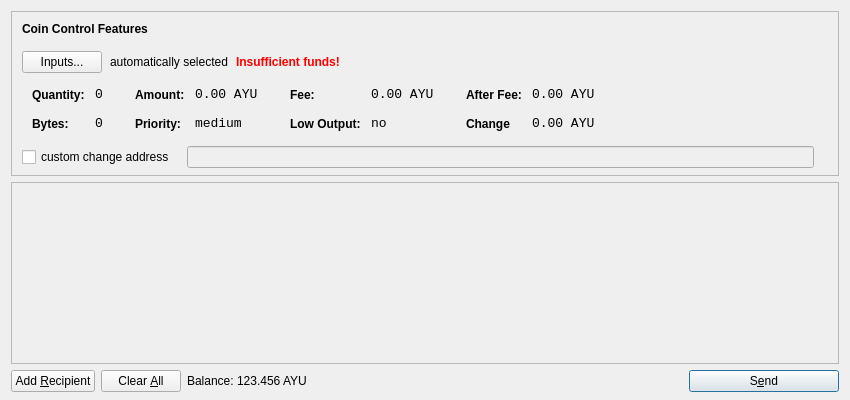
<?xml version="1.0" encoding="UTF-8"?>
<ui version="4.0">
 <class>SendCoinsDialog</class>
 <widget class="QDialog" name="SendCoinsDialog">
  <property name="geometry">
   <rect>
    <x>0</x>
    <y>0</y>
    <width>850</width>
    <height>400</height>
   </rect>
  </property>
  <property name="windowTitle">
   <string>Send Coins</string>
  </property>
  <layout class="QVBoxLayout" name="verticalLayout" stretch="0,1,0">
   <property name="bottomMargin">
    <number>8</number>
   </property>
   <item>
    <widget class="QFrame" name="frameCoinControl">
     <property name="sizePolicy">
      <sizepolicy hsizetype="Expanding" vsizetype="Expanding">
       <horstretch>0</horstretch>
       <verstretch>0</verstretch>
      </sizepolicy>
     </property>
     <property name="maximumSize">
      <size>
       <width>16777215</width>
       <height>16777215</height>
      </size>
     </property>
     <property name="frameShape">
      <enum>QFrame::StyledPanel</enum>
     </property>
     <property name="frameShadow">
      <enum>QFrame::Sunken</enum>
     </property>
     <layout class="QVBoxLayout" name="verticalLayoutCoinControl2">
      <property name="spacing">
       <number>-1</number>
      </property>
      <property name="leftMargin">
       <number>0</number>
      </property>
      <property name="topMargin">
       <number>0</number>
      </property>
      <property name="rightMargin">
       <number>0</number>
      </property>
      <property name="bottomMargin">
       <number>6</number>
      </property>
      <item>
       <layout class="QVBoxLayout" name="verticalLayoutCoinControl" stretch="0,0,0,0,1">
        <property name="spacing">
         <number>0</number>
        </property>
        <property name="leftMargin">
         <number>10</number>
        </property>
        <property name="topMargin">
         <number>10</number>
        </property>
        <item>
         <layout class="QHBoxLayout" name="horizontalLayoutCoinControl1">
          <property name="bottomMargin">
           <number>15</number>
          </property>
          <item>
           <widget class="QLabel" name="labelCoinControlFeatures">
            <property name="sizePolicy">
             <sizepolicy hsizetype="Preferred" vsizetype="Maximum">
              <horstretch>0</horstretch>
              <verstretch>0</verstretch>
             </sizepolicy>
            </property>
            <property name="font">
             <font>
              <weight>75</weight>
              <bold>true</bold>
             </font>
            </property>
            <property name="styleSheet">
             <string notr="true">font-weight:bold;</string>
            </property>
            <property name="text">
             <string>Coin Control Features</string>
            </property>
           </widget>
          </item>
         </layout>
        </item>
        <item>
         <layout class="QHBoxLayout" name="horizontalLayoutCoinControl2" stretch="0,0,0,0">
          <property name="spacing">
           <number>8</number>
          </property>
          <property name="bottomMargin">
           <number>10</number>
          </property>
          <item>
           <widget class="QPushButton" name="pushButtonCoinControl">
            <property name="styleSheet">
             <string notr="true"/>
            </property>
            <property name="text">
             <string>Inputs...</string>
            </property>
           </widget>
          </item>
          <item>
           <widget class="QLabel" name="labelCoinControlAutomaticallySelected">
            <property name="text">
             <string>automatically selected</string>
            </property>
            <property name="margin">
             <number>5</number>
            </property>
           </widget>
          </item>
          <item>
           <widget class="QLabel" name="labelCoinControlInsuffFunds">
            <property name="font">
             <font>
              <weight>75</weight>
              <bold>true</bold>
             </font>
            </property>
            <property name="styleSheet">
             <string notr="true">color:red;font-weight:bold;</string>
            </property>
            <property name="text">
             <string>Insufficient funds!</string>
            </property>
            <property name="margin">
             <number>5</number>
            </property>
           </widget>
          </item>
          <item>
           <spacer name="horizontalSpacerCoinControl">
            <property name="orientation">
             <enum>Qt::Horizontal</enum>
            </property>
            <property name="sizeHint" stdset="0">
             <size>
              <width>40</width>
              <height>1</height>
             </size>
            </property>
           </spacer>
          </item>
         </layout>
        </item>
        <item>
         <widget class="QWidget" name="widgetCoinControl" native="true">
          <property name="sizePolicy">
           <sizepolicy hsizetype="Preferred" vsizetype="Preferred">
            <horstretch>0</horstretch>
            <verstretch>0</verstretch>
           </sizepolicy>
          </property>
          <property name="minimumSize">
           <size>
            <width>0</width>
            <height>0</height>
           </size>
          </property>
          <property name="styleSheet">
           <string notr="true"/>
          </property>
          <layout class="QHBoxLayout" name="horizontalLayoutCoinControl5">
           <property name="margin">
            <number>0</number>
           </property>
           <item>
            <layout class="QHBoxLayout" name="horizontalLayoutCoinControl3" stretch="0,0,0,1">
             <property name="spacing">
              <number>20</number>
             </property>
             <property name="topMargin">
              <number>0</number>
             </property>
             <property name="bottomMargin">
              <number>10</number>
             </property>
             <item>
              <layout class="QFormLayout" name="formLayoutCoinControl1">
               <property name="horizontalSpacing">
                <number>10</number>
               </property>
               <property name="verticalSpacing">
                <number>14</number>
               </property>
               <property name="leftMargin">
                <number>10</number>
               </property>
               <property name="topMargin">
                <number>4</number>
               </property>
               <property name="rightMargin">
                <number>6</number>
               </property>
               <item row="0" column="0">
                <widget class="QLabel" name="labelCoinControlQuantityText">
                 <property name="styleSheet">
                  <string notr="true">font-weight:bold;</string>
                 </property>
                 <property name="text">
                  <string>Quantity:</string>
                 </property>
                 <property name="margin">
                  <number>0</number>
                 </property>
                </widget>
               </item>
               <item row="0" column="1">
                <widget class="QLabel" name="labelCoinControlQuantity">
                 <property name="font">
                  <font>
                   <family>Monospace</family>
                   <pointsize>10</pointsize>
                  </font>
                 </property>
                 <property name="cursor">
                  <cursorShape>IBeamCursor</cursorShape>
                 </property>
                 <property name="contextMenuPolicy">
                  <enum>Qt::ActionsContextMenu</enum>
                 </property>
                 <property name="text">
                  <string>0</string>
                 </property>
                 <property name="margin">
                  <number>0</number>
                 </property>
                 <property name="textInteractionFlags">
                  <set>Qt::LinksAccessibleByMouse|Qt::TextSelectableByKeyboard|Qt::TextSelectableByMouse</set>
                 </property>
                </widget>
               </item>
               <item row="1" column="0">
                <widget class="QLabel" name="labelCoinControlBytesText">
                 <property name="styleSheet">
                  <string notr="true">font-weight:bold;</string>
                 </property>
                 <property name="text">
                  <string>Bytes:</string>
                 </property>
                </widget>
               </item>
               <item row="1" column="1">
                <widget class="QLabel" name="labelCoinControlBytes">
                 <property name="font">
                  <font>
                   <family>Monospace</family>
                   <pointsize>10</pointsize>
                  </font>
                 </property>
                 <property name="cursor">
                  <cursorShape>IBeamCursor</cursorShape>
                 </property>
                 <property name="contextMenuPolicy">
                  <enum>Qt::ActionsContextMenu</enum>
                 </property>
                 <property name="text">
                  <string>0</string>
                 </property>
                 <property name="textInteractionFlags">
                  <set>Qt::LinksAccessibleByMouse|Qt::TextSelectableByKeyboard|Qt::TextSelectableByMouse</set>
                 </property>
                </widget>
               </item>
              </layout>
             </item>
             <item>
              <layout class="QFormLayout" name="formLayoutCoinControl2">
               <property name="horizontalSpacing">
                <number>10</number>
               </property>
               <property name="verticalSpacing">
                <number>14</number>
               </property>
               <property name="leftMargin">
                <number>6</number>
               </property>
               <property name="topMargin">
                <number>4</number>
               </property>
               <property name="rightMargin">
                <number>6</number>
               </property>
               <item row="0" column="0">
                <widget class="QLabel" name="labelCoinControlAmountText">
                 <property name="styleSheet">
                  <string notr="true">font-weight:bold;</string>
                 </property>
                 <property name="text">
                  <string>Amount:</string>
                 </property>
                 <property name="margin">
                  <number>0</number>
                 </property>
                </widget>
               </item>
               <item row="0" column="1">
                <widget class="QLabel" name="labelCoinControlAmount">
                 <property name="font">
                  <font>
                   <family>Monospace</family>
                   <pointsize>10</pointsize>
                  </font>
                 </property>
                 <property name="cursor">
                  <cursorShape>IBeamCursor</cursorShape>
                 </property>
                 <property name="contextMenuPolicy">
                  <enum>Qt::ActionsContextMenu</enum>
                 </property>
                 <property name="text">
                  <string>0.00 AYU</string>
                 </property>
                 <property name="textInteractionFlags">
                  <set>Qt::LinksAccessibleByMouse|Qt::TextSelectableByKeyboard|Qt::TextSelectableByMouse</set>
                 </property>
                </widget>
               </item>
               <item row="1" column="0">
                <widget class="QLabel" name="labelCoinControlPriorityText">
                 <property name="styleSheet">
                  <string notr="true">font-weight:bold;</string>
                 </property>
                 <property name="text">
                  <string>Priority:</string>
                 </property>
                </widget>
               </item>
               <item row="1" column="1">
                <widget class="QLabel" name="labelCoinControlPriority">
                 <property name="font">
                  <font>
                   <family>Monospace</family>
                   <pointsize>10</pointsize>
                  </font>
                 </property>
                 <property name="cursor">
                  <cursorShape>IBeamCursor</cursorShape>
                 </property>
                 <property name="contextMenuPolicy">
                  <enum>Qt::ActionsContextMenu</enum>
                 </property>
                 <property name="text">
                  <string>medium</string>
                 </property>
                 <property name="textInteractionFlags">
                  <set>Qt::LinksAccessibleByMouse|Qt::TextSelectableByKeyboard|Qt::TextSelectableByMouse</set>
                 </property>
                </widget>
               </item>
              </layout>
             </item>
             <item>
              <layout class="QFormLayout" name="formLayoutCoinControl3">
               <property name="horizontalSpacing">
                <number>10</number>
               </property>
               <property name="verticalSpacing">
                <number>14</number>
               </property>
               <property name="leftMargin">
                <number>6</number>
               </property>
               <property name="topMargin">
                <number>4</number>
               </property>
               <property name="rightMargin">
                <number>6</number>
               </property>
               <item row="0" column="0">
                <widget class="QLabel" name="labelCoinControlFeeText">
                 <property name="styleSheet">
                  <string notr="true">font-weight:bold;</string>
                 </property>
                 <property name="text">
                  <string>Fee:</string>
                 </property>
                 <property name="margin">
                  <number>0</number>
                 </property>
                </widget>
               </item>
               <item row="0" column="1">
                <widget class="QLabel" name="labelCoinControlFee">
                 <property name="font">
                  <font>
                   <family>Monospace</family>
                   <pointsize>10</pointsize>
                  </font>
                 </property>
                 <property name="cursor">
                  <cursorShape>IBeamCursor</cursorShape>
                 </property>
                 <property name="contextMenuPolicy">
                  <enum>Qt::ActionsContextMenu</enum>
                 </property>
                 <property name="text">
                  <string>0.00 AYU</string>
                 </property>
                 <property name="textInteractionFlags">
                  <set>Qt::LinksAccessibleByMouse|Qt::TextSelectableByKeyboard|Qt::TextSelectableByMouse</set>
                 </property>
                </widget>
               </item>
               <item row="1" column="0">
                <widget class="QLabel" name="labelCoinControlLowOutputText">
                 <property name="styleSheet">
                  <string notr="true">font-weight:bold;</string>
                 </property>
                 <property name="text">
                  <string>Low Output:</string>
                 </property>
                </widget>
               </item>
               <item row="1" column="1">
                <widget class="QLabel" name="labelCoinControlLowOutput">
                 <property name="font">
                  <font>
                   <family>Monospace</family>
                   <pointsize>10</pointsize>
                  </font>
                 </property>
                 <property name="cursor">
                  <cursorShape>IBeamCursor</cursorShape>
                 </property>
                 <property name="contextMenuPolicy">
                  <enum>Qt::ActionsContextMenu</enum>
                 </property>
                 <property name="text">
                  <string>no</string>
                 </property>
                 <property name="textInteractionFlags">
                  <set>Qt::LinksAccessibleByMouse|Qt::TextSelectableByKeyboard|Qt::TextSelectableByMouse</set>
                 </property>
                </widget>
               </item>
              </layout>
             </item>
             <item>
              <layout class="QFormLayout" name="formLayoutCoinControl4">
               <property name="horizontalSpacing">
                <number>10</number>
               </property>
               <property name="verticalSpacing">
                <number>14</number>
               </property>
               <property name="leftMargin">
                <number>6</number>
               </property>
               <property name="topMargin">
                <number>4</number>
               </property>
               <property name="rightMargin">
                <number>6</number>
               </property>
               <item row="0" column="0">
                <widget class="QLabel" name="labelCoinControlAfterFeeText">
                 <property name="styleSheet">
                  <string notr="true">font-weight:bold;</string>
                 </property>
                 <property name="text">
                  <string>After Fee:</string>
                 </property>
                 <property name="margin">
                  <number>0</number>
                 </property>
                </widget>
               </item>
               <item row="0" column="1">
                <widget class="QLabel" name="labelCoinControlAfterFee">
                 <property name="font">
                  <font>
                   <family>Monospace</family>
                   <pointsize>10</pointsize>
                  </font>
                 </property>
                 <property name="cursor">
                  <cursorShape>IBeamCursor</cursorShape>
                 </property>
                 <property name="contextMenuPolicy">
                  <enum>Qt::ActionsContextMenu</enum>
                 </property>
                 <property name="text">
                  <string>0.00 AYU</string>
                 </property>
                 <property name="textInteractionFlags">
                  <set>Qt::LinksAccessibleByMouse|Qt::TextSelectableByKeyboard|Qt::TextSelectableByMouse</set>
                 </property>
                </widget>
               </item>
               <item row="1" column="0">
                <widget class="QLabel" name="labelCoinControlChangeText">
                 <property name="styleSheet">
                  <string notr="true">font-weight:bold;</string>
                 </property>
                 <property name="text">
                  <string>Change</string>
                 </property>
                </widget>
               </item>
               <item row="1" column="1">
                <widget class="QLabel" name="labelCoinControlChange">
                 <property name="font">
                  <font>
                   <family>Monospace</family>
                   <pointsize>10</pointsize>
                  </font>
                 </property>
                 <property name="cursor">
                  <cursorShape>IBeamCursor</cursorShape>
                 </property>
                 <property name="contextMenuPolicy">
                  <enum>Qt::ActionsContextMenu</enum>
                 </property>
                 <property name="text">
                  <string>0.00 AYU</string>
                 </property>
                 <property name="textInteractionFlags">
                  <set>Qt::LinksAccessibleByMouse|Qt::TextSelectableByKeyboard|Qt::TextSelectableByMouse</set>
                 </property>
                </widget>
               </item>
              </layout>
             </item>
            </layout>
           </item>
          </layout>
         </widget>
        </item>
        <item>
         <layout class="QHBoxLayout" name="horizontalLayoutCoinControl4" stretch="0,0,0">
          <property name="spacing">
           <number>12</number>
          </property>
          <property name="sizeConstraint">
           <enum>QLayout::SetDefaultConstraint</enum>
          </property>
          <property name="topMargin">
           <number>5</number>
          </property>
          <property name="rightMargin">
           <number>5</number>
          </property>
          <item>
           <widget class="QCheckBox" name="checkBoxCoinControlChange">
            <property name="text">
             <string>custom change address</string>
            </property>
           </widget>
          </item>
          <item>
           <widget class="QLineEdit" name="lineEditCoinControlChange">
            <property name="enabled">
             <bool>false</bool>
            </property>
            <property name="sizePolicy">
             <sizepolicy hsizetype="Expanding" vsizetype="Fixed">
              <horstretch>0</horstretch>
              <verstretch>0</verstretch>
             </sizepolicy>
            </property>
           </widget>
          </item>
          <item>
           <widget class="QLabel" name="labelCoinControlChangeLabel">
            <property name="sizePolicy">
             <sizepolicy hsizetype="Preferred" vsizetype="Expanding">
              <horstretch>0</horstretch>
              <verstretch>0</verstretch>
             </sizepolicy>
            </property>
            <property name="minimumSize">
             <size>
              <width>0</width>
              <height>0</height>
             </size>
            </property>
            <property name="text">
             <string/>
            </property>
            <property name="margin">
             <number>3</number>
            </property>
           </widget>
          </item>
         </layout>
        </item>
        <item>
         <spacer name="verticalSpacerCoinControl">
          <property name="orientation">
           <enum>Qt::Vertical</enum>
          </property>
          <property name="sizeHint" stdset="0">
           <size>
            <width>800</width>
            <height>1</height>
           </size>
          </property>
         </spacer>
        </item>
       </layout>
      </item>
     </layout>
    </widget>
   </item>
   <item>
    <widget class="QScrollArea" name="scrollArea">
     <property name="widgetResizable">
      <bool>true</bool>
     </property>
     <widget class="QWidget" name="scrollAreaWidgetContents">
      <property name="geometry">
       <rect>
        <x>0</x>
        <y>0</y>
        <width>830</width>
        <height>165</height>
       </rect>
      </property>
      <layout class="QVBoxLayout" name="verticalLayout_2">
       <property name="margin">
        <number>0</number>
       </property>
       <item>
        <layout class="QVBoxLayout" name="entries">
         <property name="spacing">
          <number>6</number>
         </property>
        </layout>
       </item>
       <item>
        <spacer name="verticalSpacer">
         <property name="orientation">
          <enum>Qt::Vertical</enum>
         </property>
         <property name="sizeHint" stdset="0">
          <size>
           <width>20</width>
           <height>40</height>
          </size>
         </property>
        </spacer>
       </item>
      </layout>
     </widget>
    </widget>
   </item>
   <item>
    <layout class="QHBoxLayout" name="horizontalLayout">
     <item>
      <widget class="QPushButton" name="addButton">
       <property name="toolTip">
        <string>Send to multiple recipients at once</string>
       </property>
       <property name="text">
        <string>Add &amp;Recipient</string>
       </property>
       <property name="icon">
        <iconset resource="../bitcoin.qrc">
         <normaloff>:/icons/add</normaloff>:/icons/add</iconset>
       </property>
       <property name="autoDefault">
        <bool>false</bool>
       </property>
      </widget>
     </item>
     <item>
      <widget class="QPushButton" name="clearButton">
       <property name="sizePolicy">
        <sizepolicy hsizetype="Minimum" vsizetype="Fixed">
         <horstretch>0</horstretch>
         <verstretch>0</verstretch>
        </sizepolicy>
       </property>
       <property name="toolTip">
        <string>Remove all transaction fields</string>
       </property>
       <property name="text">
        <string>Clear &amp;All</string>
       </property>
       <property name="icon">
        <iconset resource="../bitcoin.qrc">
         <normaloff>:/icons/remove</normaloff>:/icons/remove</iconset>
       </property>
       <property name="autoRepeatDelay">
        <number>300</number>
       </property>
       <property name="autoDefault">
        <bool>false</bool>
       </property>
      </widget>
     </item>
     <item>
      <layout class="QHBoxLayout" name="horizontalLayout_2">
       <property name="spacing">
        <number>3</number>
       </property>
       <item>
        <widget class="QLabel" name="label">
         <property name="sizePolicy">
          <sizepolicy hsizetype="Preferred" vsizetype="Fixed">
           <horstretch>0</horstretch>
           <verstretch>0</verstretch>
          </sizepolicy>
         </property>
         <property name="text">
          <string>Balance:</string>
         </property>
        </widget>
       </item>
       <item>
        <widget class="QLabel" name="labelBalance">
         <property name="sizePolicy">
          <sizepolicy hsizetype="Preferred" vsizetype="Fixed">
           <horstretch>0</horstretch>
           <verstretch>0</verstretch>
          </sizepolicy>
         </property>
         <property name="cursor">
          <cursorShape>IBeamCursor</cursorShape>
         </property>
         <property name="text">
          <string>123.456 AYU</string>
         </property>
         <property name="textInteractionFlags">
          <set>Qt::LinksAccessibleByMouse|Qt::TextSelectableByKeyboard|Qt::TextSelectableByMouse</set>
         </property>
        </widget>
       </item>
      </layout>
     </item>
     <item>
      <spacer name="horizontalSpacer">
       <property name="orientation">
        <enum>Qt::Horizontal</enum>
       </property>
       <property name="sizeHint" stdset="0">
        <size>
         <width>40</width>
         <height>20</height>
        </size>
       </property>
      </spacer>
     </item>
     <item>
      <widget class="QPushButton" name="sendButton">
       <property name="minimumSize">
        <size>
         <width>150</width>
         <height>0</height>
        </size>
       </property>
       <property name="toolTip">
        <string>Confirm the send action</string>
       </property>
       <property name="text">
        <string>S&amp;end</string>
       </property>
       <property name="icon">
        <iconset resource="../bitcoin.qrc">
         <normaloff>:/icons/send</normaloff>:/icons/send</iconset>
       </property>
       <property name="default">
        <bool>true</bool>
       </property>
      </widget>
     </item>
    </layout>
   </item>
  </layout>
 </widget>
 <resources>
  <include location="../bitcoin.qrc"/>
 </resources>
 <connections/>
</ui>
